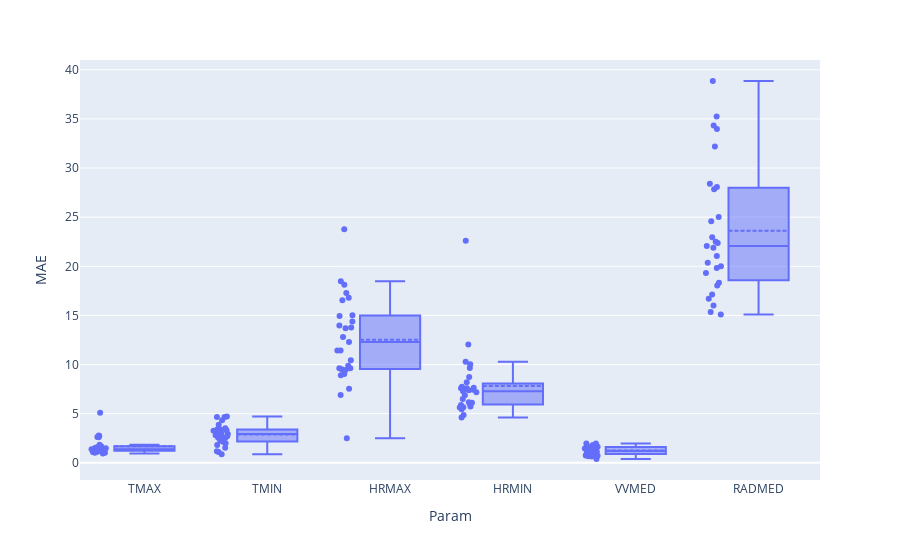

The notebook cell this image was saved under:
### Code cell
import plotly.express as px
for metric in ['MAE', 'CVRMSE']:
    fig = px.box(all_errors, x="Param", y=metric, points='all')
    fig.update_traces(boxmean=True)
    fig.show()

### Figure 1 — Plotly figure (JSON) as saved in the notebook; plotly's stock layout.template omitted (floating-point values rounded to 4 significant figures; data arrays with more than 128 entries replaced by an {"elided": "..."} marker saying what was removed)
{"data": [{"alignmentgroup": "True", "boxmean": true, "boxpoints": "all", "hovertemplate": "Param=%{x}<br>MAE=%{y}<extra></extra>", "legendgroup": "", "marker": {"color": "#636efa"}, "name": "", "notched": false, "offsetgroup": "", "orientation": "v", "showlegend": false, "type": "box", "x": {"elided": "162 str values"}, "x0": " ", "xaxis": "x", "y": {"elided": "162 float values"}, "y0": " ", "yaxis": "y"}], "layout": {"boxmode": "group", "legend": {"tracegroupgap": 0}, "margin": {"t": 60}, "xaxis": {"anchor": "y", "domain": [0, 1], "title": {"text": "Param"}}, "yaxis": {"anchor": "x", "domain": [0, 1], "title": {"text": "MAE"}}}}
